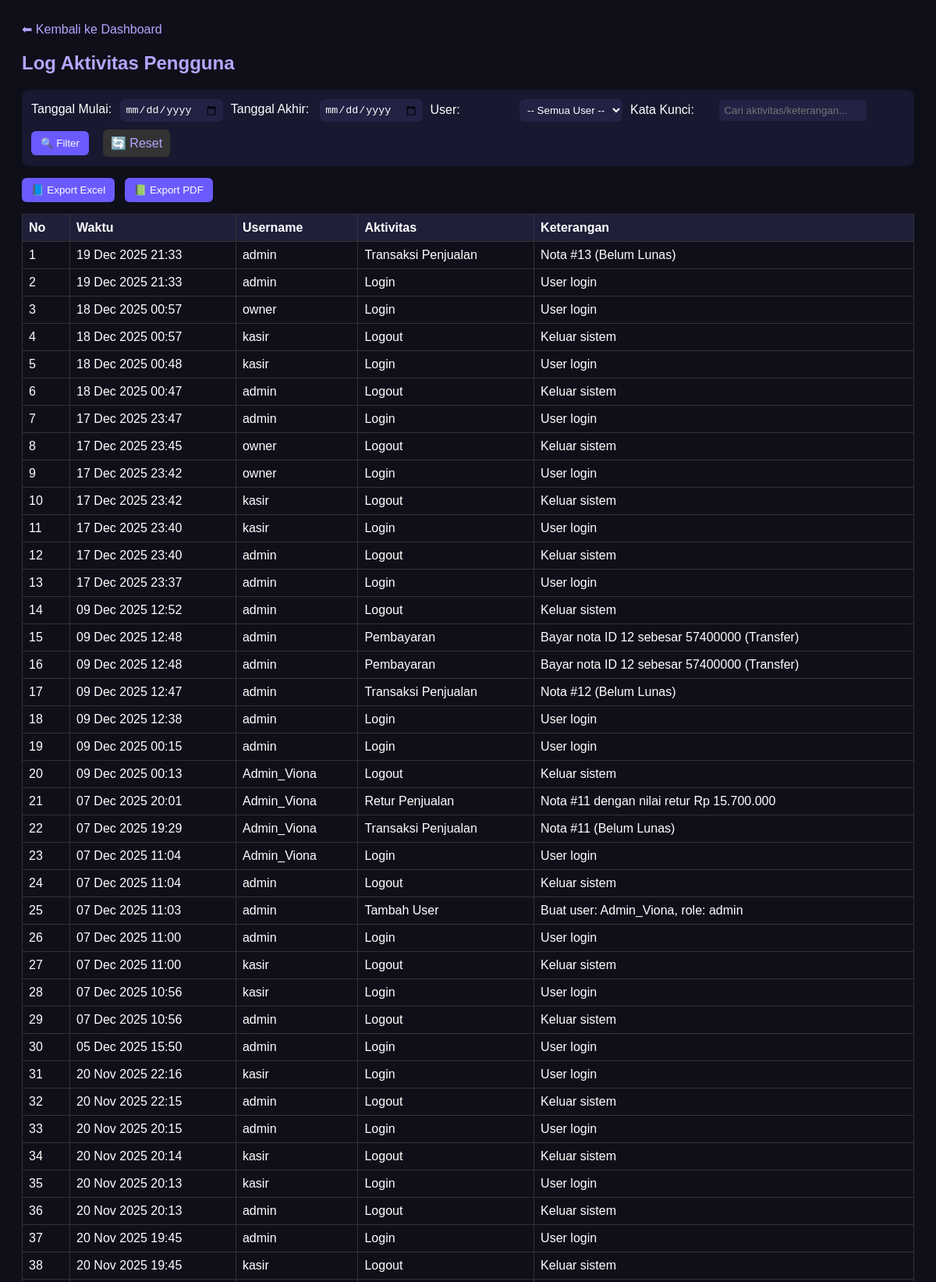
/pages/log_aktivitas.php (signed in, upper part), run on the app's committed database.
### tables this page shows
CREATE TABLE `log_aktivitas` (
  `log_id` int(11) NOT NULL,
  `user_id` int(11) DEFAULT NULL,
  `waktu` datetime DEFAULT current_timestamp(),
  `aktivitas` varchar(100) DEFAULT NULL,
  `keterangan` text DEFAULT NULL
);

CREATE TABLE `users` (
  `user_id` int(11) NOT NULL,
  `username` varchar(50) NOT NULL,
  `password` varchar(255) NOT NULL,
  `role` enum('admin','kasir','owner') NOT NULL
);

### pages/log_aktivitas.php (the view, shortened to what this page needs)
<?php
require_once '../config/database.php';
$start = $_GET['start'] ?? '';
$end = $_GET['end'] ?? '';
$keyword = trim($_GET['keyword'] ?? '');
$params = [];
$sql = "SELECT la.*, u.username
        FROM log_aktivitas la
        LEFT JOIN users u ON la.user_id = u.user_id";
$sql .= " ORDER BY la.waktu DESC";
$stmt = $pdo->prepare($sql);
$stmt->execute($params);
$logs = $stmt->fetchAll(PDO::FETCH_ASSOC);
?>
<!DOCTYPE html>
<html lang="id">
<head>
</head>
<body>
<a href="dashboard.php" class="back-btn">⬅ Kembali ke Dashboard</a>
<h2>Log Aktivitas Pengguna</h2>
<div class="filter-box">
<form method="get" style="display:flex;align-items:center;gap:10px;flex-wrap:wrap;">
  <div>
    <label>Tanggal Mulai:</label>
    <input type="date" name="start" value="<?=$start?>">
  </div>
  <div>
    <label>Tanggal Akhir:</label>
    <input type="date" name="end" value="<?=$end?>">
  </div>
  <div>
    <label>User:</label>
    <select name="user">
      <option value="">-- Semua User --</option>
    </select>
  </div>
  <div>
    <label>Kata Kunci:</label>
    <input type="text" name="keyword" placeholder="Cari aktivitas/keterangan..." value="<?=htmlspecialchars($keyword)?>">
  </div>
  <button type="submit">🔍 Filter</button>
  <a href="log_aktivitas.php" style="background:#333;padding:8px 10px;border-radius:6px;">🔄 Reset</a>
</form>
</div>
<div class="export-bar">
<form method="get" action="export_log_excel.php" style="display:inline;">
    <button type="submit">📘 Export Excel</button>
</form>
<form method="get" action="export_log_pdf.php" style="display:inline;">
    <button type="submit">📗 Export PDF</button>
</form>
</div>
<table>
<tr>
<th>No</th>
<th>Waktu</th>
<th>Username</th>
<th>Aktivitas</th>
<th>Keterangan</th>
</tr>
<?php if(!$logs): ?>
<tr><td colspan="5" align="center">Tidak ada data log sesuai filter.</td></tr>
<?php else: $no=1; foreach($logs as $log): ?>
<tr>
<td><?=$no++?></td>
<td><?=date('d M Y H:i', strtotime($log['waktu']))?></td>
<td><?=htmlspecialchars($log['username'] ?: '-')?></td>
<td><?=htmlspecialchars($log['aktivitas'])?></td>
<td><?=htmlspecialchars($log['keterangan'] ?: '-')?></td>
</tr>
<?php endforeach; endif; ?>
</table>
</body>
</html>

### pages/log_aktivitas.php (style rules this page uses)
body { background:#0f0f1a;color:#fff;font-family:Poppins,sans-serif;padding:20px; }
table { width:100%;border-collapse:collapse;margin-top:10px; }
th,td { border:1px solid #333;padding:8px;text-align:left; }
th { background:#1f1f3a; }
a,button { color:#b3a7ff;text-decoration:none; }
button { background:#6b5bff;border:none;padding:8px 12px;color:#fff;border-radius:6px;cursor:pointer;margin-right:8px; }
.export-bar { margin-bottom:15px; }
.filter-box { background:#181830;padding:12px;border-radius:10px;margin-bottom:15px; }
label { display:inline-block;width:110px; }
input,select { padding:6px;border:none;border-radius:6px;background:#222244;color:#fff; }
h2 { color:#b3a7ff; }

### data on the page
log_aktivitas: waktu "19 Dec 2025 21:33", user.username "admin", aktivitas "Transaksi Penjualan", keterangan "Nota #13 (Belum Lunas)"
log_aktivitas: waktu "19 Dec 2025 21:33", user.username "admin", aktivitas "Login", keterangan "User login"
log_aktivitas: waktu "18 Dec 2025 00:57", user.username "owner", aktivitas "Login", keterangan "User login"
log_aktivitas: waktu "18 Dec 2025 00:57", user.username "kasir", aktivitas "Logout", keterangan "Keluar sistem"
log_aktivitas: waktu "18 Dec 2025 00:48", user.username "kasir", aktivitas "Login", keterangan "User login"
log_aktivitas: waktu "18 Dec 2025 00:47", user.username "admin", aktivitas "Logout", keterangan "Keluar sistem"
log_aktivitas: waktu "17 Dec 2025 23:47", user.username "admin", aktivitas "Login", keterangan "User login"
log_aktivitas: waktu "17 Dec 2025 23:45", user.username "owner", aktivitas "Logout", keterangan "Keluar sistem"
log_aktivitas: waktu "17 Dec 2025 23:42", user.username "owner", aktivitas "Login", keterangan "User login"
log_aktivitas: waktu "17 Dec 2025 23:42", user.username "kasir", aktivitas "Logout", keterangan "Keluar sistem"
log_aktivitas: waktu "17 Dec 2025 23:40", user.username "kasir", aktivitas "Login", keterangan "User login"
log_aktivitas: waktu "17 Dec 2025 23:40", user.username "admin", aktivitas "Logout", keterangan "Keluar sistem"
log_aktivitas: waktu "17 Dec 2025 23:37", user.username "admin", aktivitas "Login", keterangan "User login"
log_aktivitas: waktu "09 Dec 2025 12:52", user.username "admin", aktivitas "Logout", keterangan "Keluar sistem"
log_aktivitas: waktu "09 Dec 2025 12:48", user.username "admin", aktivitas "Pembayaran", keterangan "Bayar nota ID 12 sebesar 57400000 (Transfer)"
log_aktivitas: waktu "09 Dec 2025 12:48", user.username "admin", aktivitas "Pembayaran", keterangan "Bayar nota ID 12 sebesar 57400000 (Transfer)"
log_aktivitas: waktu "09 Dec 2025 12:47", user.username "admin", aktivitas "Transaksi Penjualan", keterangan "Nota #12 (Belum Lunas)"
log_aktivitas: waktu "09 Dec 2025 12:38", user.username "admin", aktivitas "Login", keterangan "User login"
log_aktivitas: waktu "09 Dec 2025 00:15", user.username "admin", aktivitas "Login", keterangan "User login"
log_aktivitas: waktu "09 Dec 2025 00:13", user.username "Admin_Viona", aktivitas "Logout", keterangan "Keluar sistem"
log_aktivitas: waktu "07 Dec 2025 20:01", user.username "Admin_Viona", aktivitas "Retur Penjualan", keterangan "Nota #11 dengan nilai retur Rp 15.700.000"
log_aktivitas: waktu "07 Dec 2025 19:29", user.username "Admin_Viona", aktivitas "Transaksi Penjualan", keterangan "Nota #11 (Belum Lunas)"
log_aktivitas: waktu "07 Dec 2025 11:04", user.username "Admin_Viona", aktivitas "Login", keterangan "User login"
log_aktivitas: waktu "07 Dec 2025 11:04", user.username "admin", aktivitas "Logout", keterangan "Keluar sistem"
log_aktivitas: waktu "07 Dec 2025 11:03", user.username "admin", aktivitas "Tambah User", keterangan "Buat user: Admin_Viona, role: admin"
log_aktivitas: waktu "07 Dec 2025 11:00", user.username "admin", aktivitas "Login", keterangan "User login"
log_aktivitas: waktu "07 Dec 2025 11:00", user.username "kasir", aktivitas "Logout", keterangan "Keluar sistem"
log_aktivitas: waktu "07 Dec 2025 10:56", user.username "kasir", aktivitas "Login", keterangan "User login"
log_aktivitas: waktu "07 Dec 2025 10:56", user.username "admin", aktivitas "Logout", keterangan "Keluar sistem"
log_aktivitas: waktu "05 Dec 2025 15:50", user.username "admin", aktivitas "Login", keterangan "User login"
log_aktivitas: waktu "20 Nov 2025 22:16", user.username "kasir", aktivitas "Login", keterangan "User login"
log_aktivitas: waktu "20 Nov 2025 22:15", user.username "admin", aktivitas "Logout", keterangan "Keluar sistem"
log_aktivitas: waktu "20 Nov 2025 20:15", user.username "admin", aktivitas "Login", keterangan "User login"
log_aktivitas: waktu "20 Nov 2025 20:14", user.username "kasir", aktivitas "Logout", keterangan "Keluar sistem"
log_aktivitas: waktu "20 Nov 2025 20:13", user.username "kasir", aktivitas "Login", keterangan "User login"
log_aktivitas: waktu "20 Nov 2025 20:13", user.username "admin", aktivitas "Logout", keterangan "Keluar sistem"
log_aktivitas: waktu "20 Nov 2025 19:45", user.username "admin", aktivitas "Login", keterangan "User login"
log_aktivitas: waktu "20 Nov 2025 19:45", user.username "kasir", aktivitas "Logout", keterangan "Keluar sistem"
